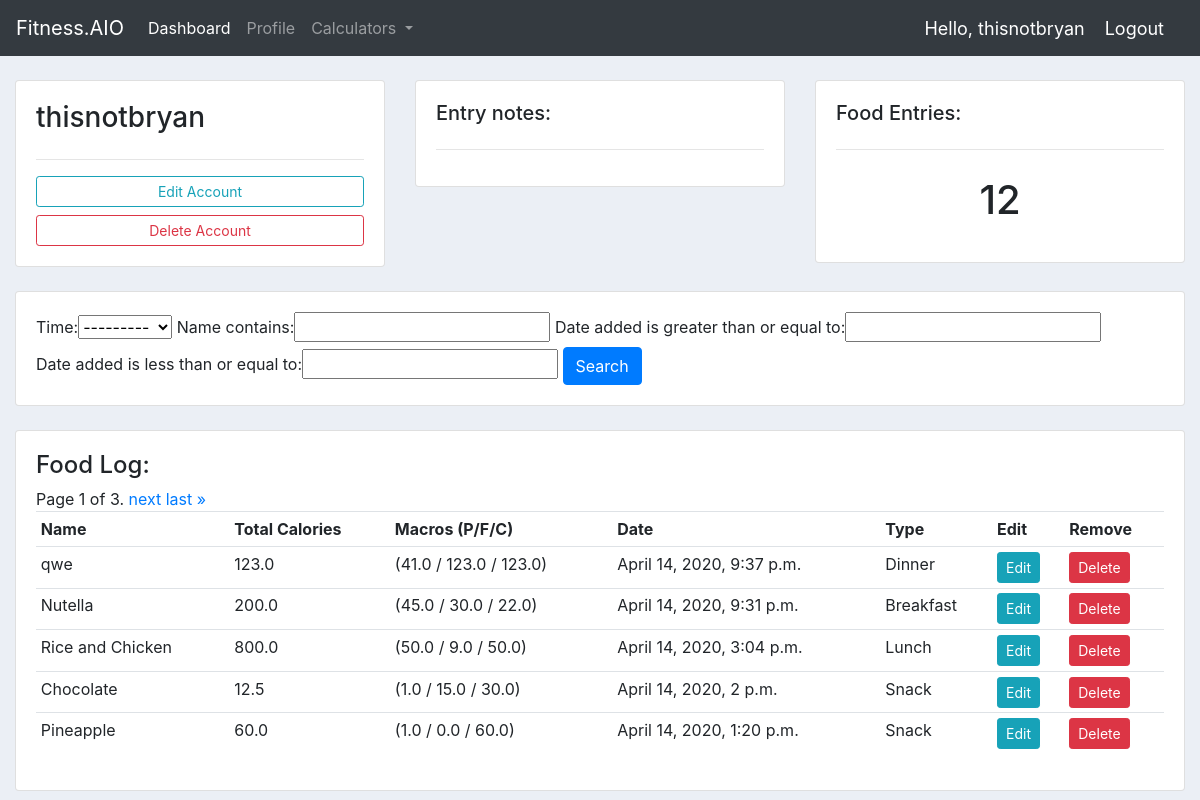
Before: /profile/ (signed in) with the older database file.
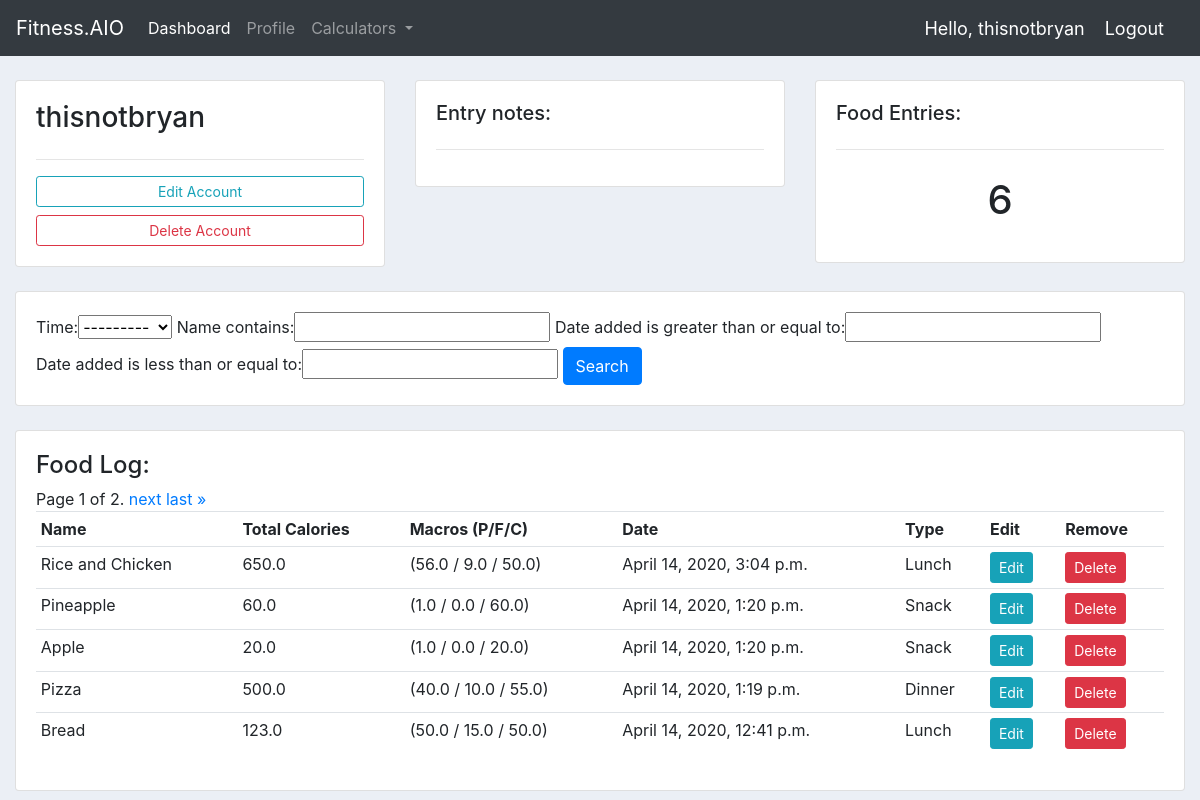
After: the same page with the newer database file.
### foodEntry/models.py (models this page shows, shortened)
class FoodItem(models.Model):
    TIME_EATEN = [
        ('Breakfast','Breakfast'),
        ('Lunch', 'Lunch'),
        ('Dinner', 'Dinner'),
        ('Snack','Snack')
    ]
    user = models.ForeignKey(User, null=True, on_delete=models.CASCADE)
    name = models.CharField(max_length = 200)
    date_added = models.DateTimeField(auto_now_add=True)
    calories = models.DecimalField(max_digits=10000, decimal_places=1)
    protein = models.DecimalField(max_digits=10000, decimal_places=1)
    fat = models.DecimalField(max_digits=10000, decimal_places=1)
    carbohydrates = models.DecimalField(max_digits=10000, decimal_places=1)
    time = models.CharField(max_length = 200, choices = TIME_EATEN, null = True)

### pages/views.py (the view)
# urls.py: path('profile/', profilePage_view, name='profile-page'),
@login_required
def profilePage_view(request):
    userProfile = request.user.profile
    foodlist = FoodItem.objects.filter(user=request.user).order_by('-date_added')
    numberOfEntries = len(foodlist)
    foodFilter = FoodItemFilter(request.GET, queryset=foodlist)
    foodlist = foodFilter.qs
    paginator = Paginator(foodlist, 5)
    page_number = request.GET.get('page')
    page_obj = paginator.get_page(page_number)
    return render(request, 'profile.html',{
        'userProfile' : userProfile,
        'foodlist' : foodlist,
        'foodFilter' : foodFilter,
        'number_of_food': numberOfEntries,
        'page_obj' : page_obj,
    })

### templates/profile.html (shortened to what this page needs)
{% extends 'base.html' %}
{% block content %}
<br>
<div class="row">
    <div class="col-md">
        <div class="card card-body">
            <h3>{{user.username}}</h3>
            <hr>
            <a class="btn btn-outline-info  btn-sm btn-block" href="{% url 'registration:update-profile' %}">Edit Account</a>
            <a class="btn btn-outline-danger  btn-sm btn-block" href="{% url 'registration:update-profile' %}">Delete Account</a>
        </div>
    </div>
    <div class="col-md">
        <div class="card card-body">
            <h5>Entry notes:</h5>
            <hr>
        </div>
    </div>
    <div class="col-md">
        <div class="card card-body">
            <h5>Food Entries:</h5>
            <hr>
            <h1 style="text-align: center;padding: 10px">{{number_of_food}}</h1>
        </div>
    </div>
</div>
<br>
<div class="row">
    <div class="col">
        <div class="card card-body">
            <form method="get">
                {{foodFilter.form}}
                <button class="btn btn-primary" type="submit">Search</button>
            </form>
        </div>
    </div>
</div>
<br>
<div class="row">
    <div class="col-md">
        <div class="card card-body">
            <h4>Food Log:</h5>
            <table class="table table-sm">
                <tr>
                    <th>Name</th>
                    <th>Total Calories</th>
                    <th>Macros (P/F/C) </th>
                    <th>Date</th>
                    <th>Type</th>
                    <th>Edit</th>
                    <th>Remove</th>
                </tr>
                {% if user.is_authenticated %}
                {% for foodItems in page_obj  %}
                <tr>
                    <td>{{foodItems.name}}</td>
                    <td>{{foodItems.calories}}</td>
                    <td>({{foodItems.protein}} / {{foodItems.fat}} / {{foodItems.carbohydrates}})</td>
                    <td>{{foodItems.date_added}}</td>
                    <td>{{foodItems.time}}</td>
                    <td><a class="btn btn-sm btn-info" href=" {% url 'update-food' foodItems.id%} ">Edit</a></td>
                    <td><a class="btn btn-sm btn-danger" href="{% url 'delete-food' foodItems.id%}">Delete</a></td>
                </tr>
                {% endfor %}
                {% endif %}
                <div class="pagination">
                    <span class="step-links">
                        <span class="current">
                            Page {{ page_obj.number }} of {{ page_obj.paginator.num_pages }}.
                        </span>
                        {% if page_obj.has_next %}
                        <a href="?page={{ page_obj.next_page_number }}">next</a>
                        <a href="?page={{ page_obj.paginator.num_pages }}">last &raquo;</a>
                        {% endif %}
                    </span>
                </div>
            </table>
        </div>
    </div>
</div>
{% endblock %}

Changed rows visible on the page:
removed FoodItem: name "qwe", calories "123.0", protein "41.0", fat "123.0", carbohydrates "123.0", date_added "April 14, 2020, 9:37 p.m.", time "Dinner"
removed FoodItem: name "Nutella", calories "200.0", protein "45.0", fat "30.0", carbohydrates "22.0", date_added "April 14, 2020, 9:31 p.m.", time "Breakfast"
removed FoodItem: name "Chocolate", calories "12.5", protein "1.0", fat "15.0", carbohydrates "30.0", date_added "April 14, 2020, 2 p.m.", time "Snack"
changed FoodItem "Rice and Chicken": calories "800.0" → "650.0"; protein "50.0" → "56.0"
now on this page (row unchanged): FoodItem: name "Apple", calories "20.0", protein "1.0", fat "0.0", carbohydrates "20.0", date_added "April 14, 2020, 1:20 p.m.", time "Snack"
now on this page (row unchanged): FoodItem: name "Pizza", calories "500.0", protein "40.0", fat "10.0", carbohydrates "55.0", date_added "April 14, 2020, 1:19 p.m.", time "Dinner"
now on this page (row unchanged): FoodItem: name "Bread", calories "123.0", protein "50.0", fat "15.0", carbohydrates "50.0", date_added "April 14, 2020, 12:41 p.m.", time "Lunch"
Other visible differences:
{{ number_of_food }}: "12" → "6"
{{ page_obj.paginator.num_pages }}: "3" → "2"
